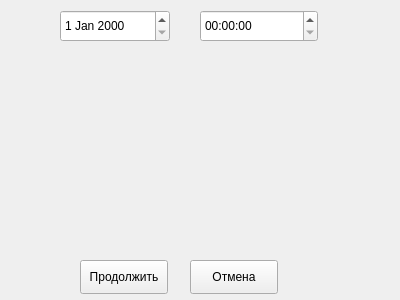
<?xml version="1.0" encoding="UTF-8"?>
<ui version="4.0">
 <class>preRun</class>
 <widget class="QWidget" name="preRun">
  <property name="geometry">
   <rect>
    <x>0</x>
    <y>0</y>
    <width>400</width>
    <height>300</height>
   </rect>
  </property>
  <property name="windowTitle">
   <string>Параметры запуска</string>
  </property>
  <widget class="QDateEdit" name="dateEdit">
   <property name="geometry">
    <rect>
     <x>60</x>
     <y>10</y>
     <width>110</width>
     <height>32</height>
    </rect>
   </property>
  </widget>
  <widget class="QTimeEdit" name="timeEdit">
   <property name="geometry">
    <rect>
     <x>200</x>
     <y>10</y>
     <width>118</width>
     <height>32</height>
    </rect>
   </property>
  </widget>
  <widget class="QPushButton" name="closeButton">
   <property name="geometry">
    <rect>
     <x>80</x>
     <y>260</y>
     <width>88</width>
     <height>34</height>
    </rect>
   </property>
   <property name="text">
    <string>Продолжить</string>
   </property>
  </widget>
  <widget class="QPushButton" name="cancelButton">
   <property name="geometry">
    <rect>
     <x>190</x>
     <y>260</y>
     <width>88</width>
     <height>34</height>
    </rect>
   </property>
   <property name="text">
    <string>Отмена</string>
   </property>
  </widget>
 </widget>
 <resources/>
 <connections/>
</ui>
